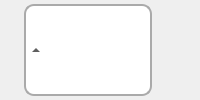
      <widget class="QWidget" name="calNavWidget" native="true">
       <property name="sizePolicy">
        <sizepolicy hsizetype="Expanding" vsizetype="Minimum">
         <horstretch>0</horstretch>
         <verstretch>0</verstretch>
        </sizepolicy>
       </property>
       <layout class="QHBoxLayout" name="horizontalLayout_6" stretch="0,0,0,0">
        <property name="spacing">
         <number>1</number>
        </property>
        <property name="leftMargin">
         <number>0</number>
        </property>
        <property name="topMargin">
         <number>4</number>
        </property>
        <property name="rightMargin">
         <number>0</number>
        </property>
        <property name="bottomMargin">
         <number>4</number>
        </property>
        <item>
         <widget class="QToolButton" name="prevDayButton">
          <property name="sizePolicy">
           <sizepolicy hsizetype="Fixed" vsizetype="Minimum">
            <horstretch>0</horstretch>
            <verstretch>0</verstretch>
           </sizepolicy>
          </property>
          <property name="minimumSize">
           <size>
            <width>0</width>
            <height>25</height>
           </size>
          </property>
          <property name="maximumSize">
           <size>
            <width>16777215</width>
            <height>25</height>
           </size>
          </property>
          <property name="toolTip">
           <string>Go to the previous day</string>
          </property>
          <property name="styleSheet">
           <string notr="true">QToolButton {
 background: transparent;
 border-radius: 8px;
 border: 2px solid transparent;
}

QToolButton:hover {
 border: 2px solid #456789;
}

QToolButton:pressed {
 border: 2px solid #456789;
 background-color: #89abcd;
}</string>
          </property>
          <property name="text">
           <string notr="true"/>
          </property>
          <property name="icon">
           <iconset resource="Resources.qrc">
            <normaloff>:/icons/arrow-left.png</normaloff>:/icons/arrow-left.png</iconset>
          </property>
          <property name="toolButtonStyle">
           <enum>Qt::ToolButtonIconOnly</enum>
          </property>
          <property name="autoRaise">
           <bool>false</bool>
          </property>
          <property name="arrowType">
           <enum>Qt::NoArrow</enum>
          </property>
         </widget>
        </item>
        <item>
         <widget class="QToolButton" name="calButton">
          <property name="sizePolicy">
           <sizepolicy hsizetype="Expanding" vsizetype="Minimum">
            <horstretch>0</horstretch>
            <verstretch>0</verstretch>
           </sizepolicy>
          </property>
          <property name="toolTip">
           <string>Show or hide the calender</string>
          </property>
          <property name="layoutDirection">
           <enum>Qt::LeftToRight</enum>
          </property>
          <property name="styleSheet">
           <string notr="true">QToolButton {
border: 2px solid #aaaaaa;
border-radius: 10px;
background: white;
}

QToolButton:hover {
border: 2px solid #456789;
border-radius: 10px;
}

QToolButton:pressed {
border: 2px solid #456789;
border-radius: 10px;
}</string>
          </property>
          <property name="text">
           <string notr="true"/>
          </property>
          <property name="checkable">
           <bool>true</bool>
          </property>
          <property name="checked">
           <bool>true</bool>
          </property>
          <property name="toolButtonStyle">
           <enum>Qt::ToolButtonTextBesideIcon</enum>
          </property>
          <property name="autoRaise">
           <bool>true</bool>
          </property>
          <property name="arrowType">
           <enum>Qt::UpArrow</enum>
          </property>
         </widget>
        </item>
        <item>
         <widget class="QToolButton" name="nextDayButton">
          <property name="sizePolicy">
           <sizepolicy hsizetype="Fixed" vsizetype="Minimum">
            <horstretch>0</horstretch>
            <verstretch>0</verstretch>
           </sizepolicy>
          </property>
          <property name="minimumSize">
           <size>
            <width>0</width>
            <height>25</height>
           </size>
          </property>
          <property name="maximumSize">
           <size>
            <width>16777215</width>
            <height>25</height>
           </size>
          </property>
          <property name="toolTip">
           <string>Go to the next day</string>
          </property>
          <property name="layoutDirection">
           <enum>Qt::LeftToRight</enum>
          </property>
          <property name="styleSheet">
           <string notr="true">QToolButton {
 background: transparent;
 border-radius: 8px;
 border: 2px solid transparent;
}

QToolButton:hover {
 border: 2px solid #456789;
}

QToolButton:pressed {
 border: 2px solid #456789;
 background-color: #89abcd;
}</string>
          </property>
          <property name="text">
           <string notr="true"/>
          </property>
          <property name="icon">
           <iconset resource="Resources.qrc">
            <normaloff>:/icons/arrow-right.png</normaloff>:/icons/arrow-right.png</iconset>
          </property>
          <property name="toolButtonStyle">
           <enum>Qt::ToolButtonIconOnly</enum>
          </property>
          <property name="autoRaise">
           <bool>false</bool>
          </property>
          <property name="arrowType">
           <enum>Qt::NoArrow</enum>
          </property>
         </widget>
        </item>
        <item>
         <widget class="QToolButton" name="todayButton">
          <property name="sizePolicy">
           <sizepolicy hsizetype="Fixed" vsizetype="Minimum">
            <horstretch>0</horstretch>
            <verstretch>0</verstretch>
           </sizepolicy>
          </property>
          <property name="minimumSize">
           <size>
            <width>0</width>
            <height>25</height>
           </size>
          </property>
          <property name="maximumSize">
           <size>
            <width>16777215</width>
            <height>25</height>
           </size>
          </property>
          <property name="toolTip">
           <string>Go to the most recent day with data records</string>
          </property>
          <property name="styleSheet">
           <string notr="true">QToolButton {
 background: transparent;
 border-radius: 8px;
 border: 2px solid transparent;
}

QToolButton:hover {
 border: 2px solid #456789;
}

QToolButton:pressed {
 border: 2px solid #456789;
 background-color: #89abcd;
}</string>
          </property>
          <property name="text">
           <string notr="true"/>
          </property>
          <property name="icon">
           <iconset resource="Resources.qrc">
            <normaloff>:/icons/arrow-end.png</normaloff>:/icons/arrow-end.png</iconset>
          </property>
          <property name="toolButtonStyle">
           <enum>Qt::ToolButtonIconOnly</enum>
          </property>
          <property name="autoRaise">
           <bool>false</bool>
          </property>
         </widget>
        </item>
       </layout>
      </widget>
